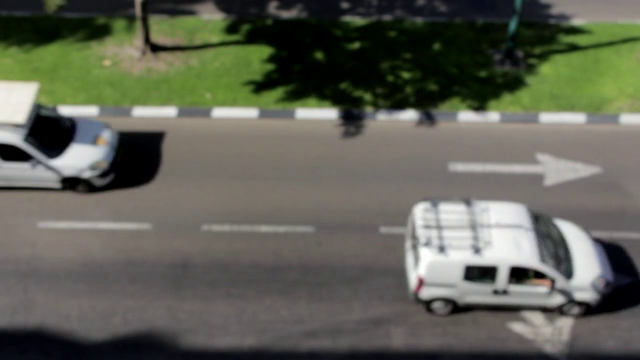
#> input picture frame 31 of videos/Cars - 133.mp4, 640 x 360 px
$ python detecta_veiculos.py
#> lines starting #> are read from the running program, lines starting #| are printed output that depends on the picture; after the words box and inside, x2 and y2 are one past the last pixel; in counts of white or black regions, pixels touching at a corner belong together
import cv2
import time

print(cv2.__version__)

video_entrada = "./videos/Cars - 133.mp4"

# Acessa o video que será analisado.
cap = cv2.VideoCapture(video_entrada)
_, frame = cap.read()
#> frame is the input picture: shape (360, 640, 3); mean B, G, R 86.1, 98, 96.4

# Define as configurações do vídeo de saída.
output_frame = "./output/saida_video.mp4"
save_frame = cv2.VideoWriter(output_frame, cv2.VideoWriter_fourcc(*'mp4v'), 10, (frame.shape[1], frame.shape[0]))

cap.set(cv2.CAP_PROP_FRAME_WIDTH, 640)
cap.set(cv2.CAP_PROP_FRAME_HEIGHT, 480)

total_left_car = 0
total_right_car = 0

# Area mínima do contorno considerado.
min_contour_Area = 20000
# Distância mínima da linha target
min_center_distance = 60
gaussian_blur_value = 3
threshold_binary_value = 5
y_current_position = None
x_current_position = None

while True:

    ret1, frame1 = cap.read()
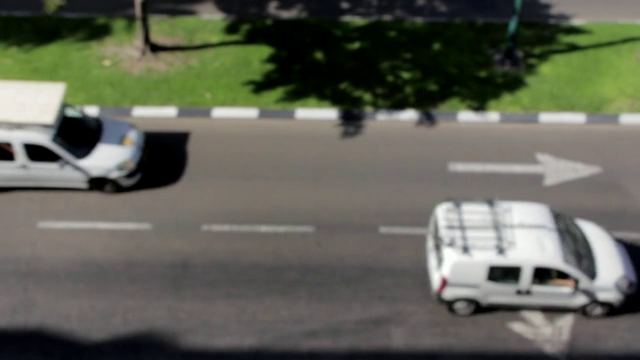
#> input picture frame 32 of videos/Cars - 133.mp4, 640 x 360 px
#> frame1 is the input picture: shape (360, 640, 3); mean B, G, R 87.5, 99.3, 97.7
    ret2, frame2 = cap.read()
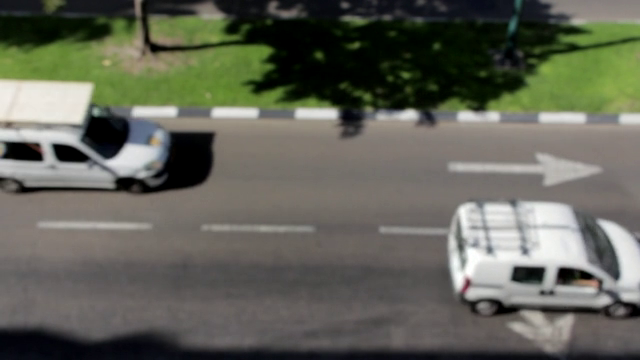
#> input picture frame 33 of videos/Cars - 133.mp4, 640 x 360 px
#> frame2 is the input picture: shape (360, 640, 3); mean B, G, R 88.3, 100, 98.5

    if not ret1 or not ret2:
        break

    time.sleep(0.2)

    frame_width = frame1.shape[1]
#> frame_width = 640
    frame_height = frame1.shape[0]
#> frame_height = 360

    # Converte os frames para cinza.
    frame1_gray = cv2.cvtColor(frame1, cv2.COLOR_BGR2GRAY)
    frame2_gray = cv2.cvtColor(frame2, cv2.COLOR_BGR2GRAY)

    # Aplica o GaussianBlur- Smoothing Images
    frame1_gray_blur = cv2.GaussianBlur(frame1_gray, (gaussian_blur_value, gaussian_blur_value), 0)
    frame2_gray_blur = cv2.GaussianBlur(frame2_gray, (gaussian_blur_value, gaussian_blur_value), 0)

    # Obtêm as diferenças entre os frames.
    frame_diff = cv2.absdiff(frame1_gray_blur, frame2_gray_blur)
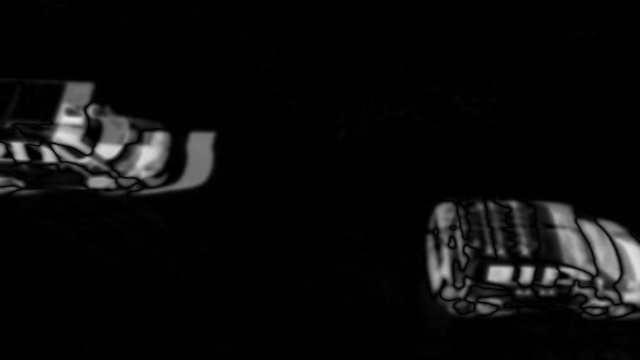
#> frame_diff: shape (360, 640); min 0, max 228, mean 11.5

    # Aplica o "Simple Thresholding" para tentar destacar a imagem principal (sem o fundo).
    _, frame1_gray_blur_binary = cv2.threshold(frame_diff, threshold_binary_value, 255, cv2.THRESH_BINARY)
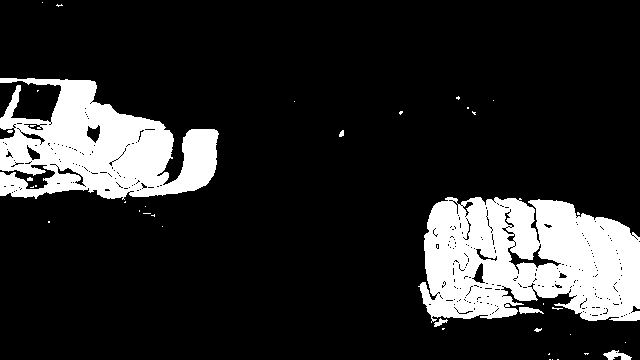
#> frame1_gray_blur_binary: shape (360, 640); 16.4% white; 39 white regions (31 under 20 px), largest, box (x1, y1, x2, y2) and area: (418, 197, 640, 323) 21256, (0, 78, 219, 200) 15901, (603, 350, 632, 360) 159

    # Aumenta a área da imagem após a aplicação do Image Thresholding.
    frame_dilate = cv2.dilate(frame1_gray_blur_binary, None, iterations=2)
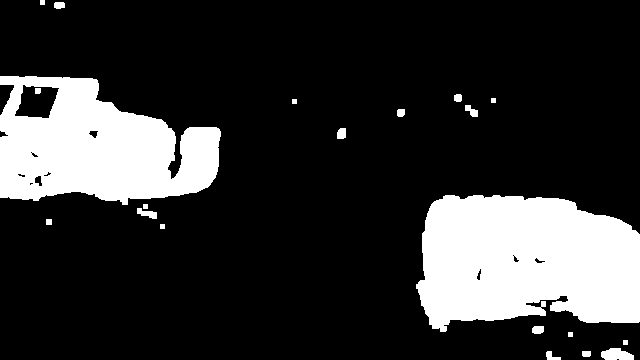
#> frame_dilate: shape (360, 640); 19.7% white; 21 white regions

    # Extrai o contorno da imagem analisada.
    contours, _ = cv2.findContours(frame_dilate.copy(), cv2.RETR_EXTERNAL, cv2.CHAIN_APPROX_SIMPLE)
#> contours = 20 contours, 7 with area under 20; largest, box (x1, y1, x2, y2) and area: (416, 195, 640, 332) 24578, (0, 76, 221, 205) 20032, (601, 348, 634, 360) 266, (137, 208, 157, 219) 96, (337, 128, 346, 139) 73

    # Desenha o contorno na imagem
    # cv2.drawContours(frame1, contours, -1, (0, 255, 0), 2) # thickness=cv2.FILLED)

    y_split_lanes = 230
    cv2.line(frame1, (0, y_split_lanes), (frame_width, y_split_lanes), (255, 0, 0), 2)

    x_target_line = int(frame_width / 2)
#> x_target_line = 320
    cv2.line(frame1, (x_target_line, 0), (x_target_line, frame_height), (255, 0, 0), 2)

    cv2.putText(frame1, "Pista Esquerda", (400, 50), cv2.FONT_HERSHEY_PLAIN, 1, (0, 0, 255), 1)
    cv2.putText(frame1, "Pista Direita", (400, 300), cv2.FONT_HERSHEY_PLAIN, 1, (0, 255, 0), 1)

    for cnt in contours:
        # Obtêm a área do contorno.
        contour_area = cv2.contourArea(cnt)

        if contour_area > min_contour_Area:

            (x, y, w, h) = cv2.boundingRect(cnt)

            cv2.rectangle(frame1, (x, y), (x + w, y + h), (85, 85, 255), 2)

            x_center = int((x + x + w) / 2)
            y_center = int((y + y + h) / 2)
            center_point = (x_center, y_center)
            # cv2.circle(frame1, center_point, 10, (0, 0, 255), thickness=-1)
            # cv2.putText(frame1, "{}".format(str(center_point)), center_point, cv2.FONT_HERSHEY_PLAIN, 1, (255,0 , 0), 1, cv2.LINE_AA)
            # cv2.putText(frame1, "{}".format(str(areaContorno)), center_point, cv2.FONT_HERSHEY_PLAIN, 1, (255, 0, 0), 1, cv2.LINE_AA)

            y_current_position = y_center
            x_current_position = x_center

            current_coord = center_point

            abs_distance_target = abs(x_current_position - x_target_line)

            if y_current_position < y_split_lanes:  # Pista da esquerda
                cv2.putText(frame1, "Esquerda", current_coord, cv2.FONT_HERSHEY_PLAIN, 1, (0, 0, 255), 1)
                if x_current_position > x_target_line:
                    if abs_distance_target < min_center_distance:
                        total_left_car += 1
                        break

            else:  # Pista da direita
                cv2.putText(frame1, "Direita", current_coord, cv2.FONT_HERSHEY_PLAIN, 1, (0, 255, 0), 1)
                if x_current_position > x_target_line:
                    if abs_distance_target < min_center_distance:
                        total_right_car += 1
                        break
#> this loop made 20 passes
#> (contour_area, x, y, w, h, x_center, y_center, y_current_position) on passes 11, 18: (24578, 416, 195, 224, 137, 528, 263, 263), (20032, 0, 76, 221, 129, 110, 140, 140)
#> contour_area on passes 1, 2, 3, 6, 9, 12: 39, 55.5, 266, 70.5, 96.5, 73
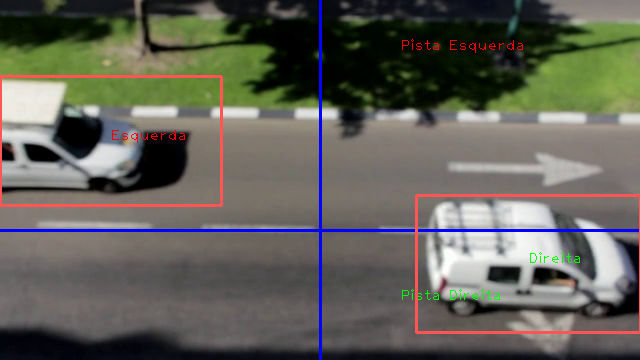
#> frame1: shape (360, 640, 3); mean B, G, R 88.8, 97.3, 98.6
#> after the loop, total_left_car = 0; total_right_car = 0

    cv2.putText(frame1, "Carros Pista Esquerda: {}".format(str(total_left_car)), (5, 20), cv2.FONT_HERSHEY_PLAIN, 1,
                (255, 255, 0), 1)
    cv2.putText(frame1, "Carros Pista Direita: {}".format(str(total_right_car)), (5, 35), cv2.FONT_HERSHEY_PLAIN, 1,
                (255, 255, 0), 1)
    cv2.putText(frame1, "Carros Total: {}".format(str(total_right_car + total_left_car)), (5, 50),
                cv2.FONT_HERSHEY_PLAIN, 1,
                (255, 255, 0), 1)
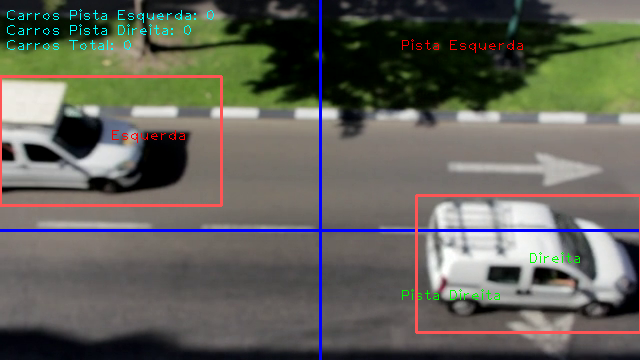
#> frame1: shape (360, 640, 3); mean B, G, R 89.7, 98, 98.4

    # [6 lines of commented-out code are left out]
    cv2.imshow('original', frame1)

    # Salva uma cópia do frame
    save_frame.write(frame1)

    # Aperte a tecla 'q' para sair.
    if cv2.waitKey(1) & 0xFF == ord('q'):
#> (key q is pressed here)
        break

# Libera os recursos.
save_frame.release()
cv2.destroyAllWindows()

$ run again, starting later in the video
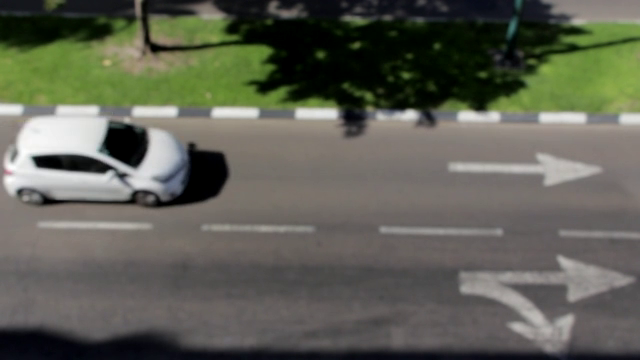
#> input picture frame 140 of videos/Cars - 133.mp4, 640 x 360 px
#> frame is the input picture: shape (360, 640, 3); mean B, G, R 84.7, 96.5, 95.2
#> `_, frame1_gray_blur_binary = cv2.threshold(frame_diff, threshold_binar..`:
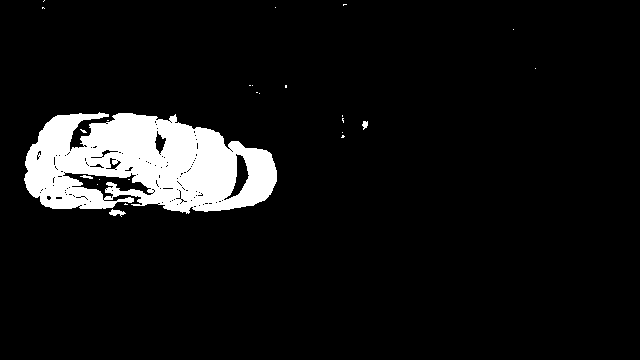
#> frame1_gray_blur_binary: shape (360, 640); 7.7% white; 25 white regions (21 under 20 px), largest, box (x1, y1, x2, y2) and area: (24, 112, 277, 214) 17592, (109, 209, 126, 217) 71, (362, 121, 368, 130) 36, (80, 175, 93, 179) 28
#> frame_dilate: shape (360, 640); 9.5% white; 13 white regions
#> contours = 13 contours, 4 with area under 20; largest, box (x1, y1, x2, y2) and area: (22, 110, 279, 219) 21450, (360, 119, 370, 132) 94, (339, 130, 347, 140) 52, (340, 113, 346, 125) 51, (341, 2, 349, 8) 32
#> the loop `for cnt in contours:` made 13 passes
#> (contour_area, x, y, w, h, x_center, y_center, y_current_position) on pass 4: (21450, 22, 110, 257, 109, 150, 164, 164)
#> after the loop `for cnt in contours:`: total_left_car = 0
#> `cv2.putText(frame1, "Carros Total: {}".format(str(total_right_car + to..`:
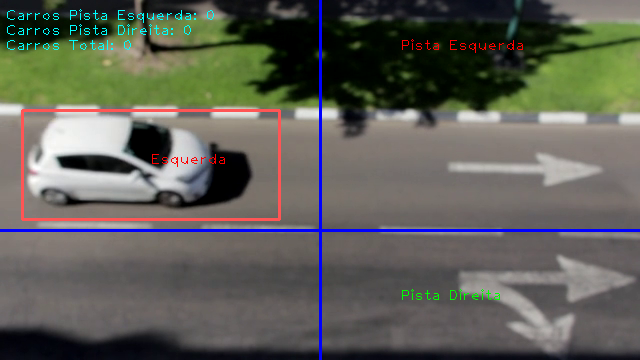
#> frame1: shape (360, 640, 3); mean B, G, R 87.1, 95.6, 95
